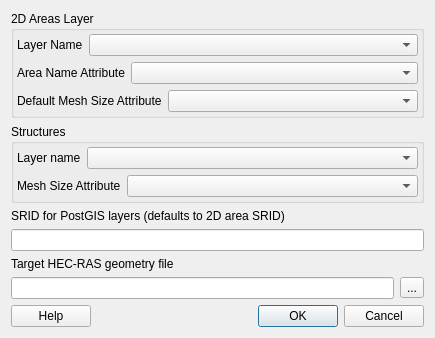
<?xml version="1.0" encoding="UTF-8"?>
<ui version="4.0">
 <class>AreaMesh</class>
 <widget class="QWidget" name="AreaMesh">
  <property name="geometry">
   <rect>
    <x>0</x>
    <y>0</y>
    <width>435</width>
    <height>327</height>
   </rect>
  </property>
  <property name="windowTitle">
   <string>Create 2D Areas</string>
  </property>
  <layout class="QGridLayout" name="gridLayout">
   <item row="0" column="0">
    <layout class="QVBoxLayout" name="verticalLayout">
     <item>
      <widget class="QGroupBox" name="groupBox">
       <property name="title">
        <string>2D Areas Layer</string>
       </property>
       <layout class="QGridLayout" name="gridLayout_2" rowstretch="0">
        <property name="margin">
         <number>3</number>
        </property>
        <item row="0" column="0">
         <layout class="QVBoxLayout" name="verticalLayout_2">
          <item>
           <layout class="QHBoxLayout" name="horizontalLayout_3">
            <item>
             <widget class="QLabel" name="label">
              <property name="text">
               <string>Layer Name</string>
              </property>
              <property name="buddy">
               <cstring>cbo2dAreas</cstring>
              </property>
             </widget>
            </item>
            <item>
             <widget class="QComboBox" name="cbo2dAreas">
              <property name="sizePolicy">
               <sizepolicy hsizetype="MinimumExpanding" vsizetype="Fixed">
                <horstretch>0</horstretch>
                <verstretch>0</verstretch>
               </sizepolicy>
              </property>
              <property name="minimumSize">
               <size>
                <width>0</width>
                <height>0</height>
               </size>
              </property>
              <property name="acceptDrops">
               <bool>false</bool>
              </property>
              <property name="minimumContentsLength">
               <number>0</number>
              </property>
              <property name="frame">
               <bool>true</bool>
              </property>
             </widget>
            </item>
           </layout>
          </item>
          <item>
           <layout class="QHBoxLayout" name="horizontalLayout_4">
            <item>
             <widget class="QLabel" name="AreaNameAttributeLabel">
              <property name="text">
               <string>Area Name Attribute</string>
              </property>
              <property name="buddy">
               <cstring>cbo2dAreasNameAttr</cstring>
              </property>
             </widget>
            </item>
            <item>
             <widget class="QComboBox" name="cbo2dAreasNameAttr">
              <property name="sizePolicy">
               <sizepolicy hsizetype="MinimumExpanding" vsizetype="Fixed">
                <horstretch>0</horstretch>
                <verstretch>0</verstretch>
               </sizepolicy>
              </property>
             </widget>
            </item>
           </layout>
          </item>
          <item>
           <layout class="QHBoxLayout" name="horizontalLayout_5">
            <property name="spacing">
             <number>6</number>
            </property>
            <item>
             <widget class="QLabel" name="AreaNameAttributeLabel_2">
              <property name="text">
               <string>Default Mesh Size Attribute</string>
              </property>
              <property name="buddy">
               <cstring>cbo2dAreasMeshSizeAttr</cstring>
              </property>
             </widget>
            </item>
            <item>
             <widget class="QComboBox" name="cbo2dAreasMeshSizeAttr">
              <property name="sizePolicy">
               <sizepolicy hsizetype="MinimumExpanding" vsizetype="Fixed">
                <horstretch>0</horstretch>
                <verstretch>0</verstretch>
               </sizepolicy>
              </property>
             </widget>
            </item>
           </layout>
          </item>
         </layout>
        </item>
       </layout>
      </widget>
     </item>
     <item>
      <widget class="QGroupBox" name="groupBox_2">
       <property name="title">
        <string>Structures</string>
       </property>
       <layout class="QGridLayout" name="gridLayout_3">
        <property name="margin">
         <number>3</number>
        </property>
        <item row="0" column="0">
         <layout class="QVBoxLayout" name="verticalLayout_3">
          <item>
           <layout class="QHBoxLayout" name="horizontalLayout_6">
            <item>
             <widget class="QLabel" name="AreaNameAttributeLabel_3">
              <property name="text">
               <string>Layer name</string>
              </property>
              <property name="buddy">
               <cstring>cboStructures</cstring>
              </property>
             </widget>
            </item>
            <item>
             <widget class="QComboBox" name="cboStructures">
              <property name="sizePolicy">
               <sizepolicy hsizetype="MinimumExpanding" vsizetype="Fixed">
                <horstretch>0</horstretch>
                <verstretch>0</verstretch>
               </sizepolicy>
              </property>
             </widget>
            </item>
           </layout>
          </item>
          <item>
           <layout class="QHBoxLayout" name="horizontalLayout_7">
            <item>
             <widget class="QLabel" name="AreaNameAttributeLabel_4">
              <property name="text">
               <string>Mesh Size Attribute</string>
              </property>
              <property name="buddy">
               <cstring>cboStructureMeshSizeAttr</cstring>
              </property>
             </widget>
            </item>
            <item>
             <widget class="QComboBox" name="cboStructureMeshSizeAttr">
              <property name="sizePolicy">
               <sizepolicy hsizetype="MinimumExpanding" vsizetype="Fixed">
                <horstretch>0</horstretch>
                <verstretch>0</verstretch>
               </sizepolicy>
              </property>
             </widget>
            </item>
           </layout>
          </item>
         </layout>
        </item>
       </layout>
       <zorder>horizontalLayoutWidget</zorder>
       <zorder>label_2</zorder>
       <zorder>labelSrid</zorder>
       <zorder>AreaNameAttributeLabel_4</zorder>
       <zorder>AreaNameAttributeLabel_3</zorder>
       <zorder>lineEditSrid</zorder>
       <zorder>cboStructureMeshSizeAttr</zorder>
       <zorder>cboStructures</zorder>
       <zorder>AreaNameAttributeLabel_4</zorder>
       <zorder>AreaNameAttributeLabel_3</zorder>
       <zorder>cboStructureMeshSizeAttr</zorder>
       <zorder>cboStructures</zorder>
      </widget>
     </item>
     <item>
      <widget class="QLabel" name="labelSrid">
       <property name="text">
        <string>SRID for PostGIS layers (defaults to 2D area SRID)</string>
       </property>
       <property name="buddy">
        <cstring>lineEditSrid</cstring>
       </property>
      </widget>
     </item>
     <item>
      <widget class="QLineEdit" name="lineEditSrid">
       <property name="text">
        <string/>
       </property>
       <property name="placeholderText">
        <string/>
       </property>
      </widget>
     </item>
     <item>
      <widget class="QLabel" name="label_2">
       <property name="text">
        <string>Target HEC-RAS geometry file</string>
       </property>
      </widget>
     </item>
     <item>
      <layout class="QHBoxLayout" name="horizontalLayout_2">
       <item>
        <widget class="QLineEdit" name="lineEditGeoFile">
         <property name="placeholderText">
          <string/>
         </property>
        </widget>
       </item>
       <item>
        <widget class="QToolButton" name="geoFileBtn">
         <property name="text">
          <string>...</string>
         </property>
        </widget>
       </item>
      </layout>
     </item>
     <item>
      <layout class="QHBoxLayout" name="horizontalLayout">
       <item>
        <widget class="QPushButton" name="helpButton">
         <property name="text">
          <string>Help</string>
         </property>
        </widget>
       </item>
       <item>
        <widget class="QDialogButtonBox" name="buttonBox">
         <property name="standardButtons">
          <set>QDialogButtonBox::Cancel|QDialogButtonBox::Ok</set>
         </property>
        </widget>
       </item>
      </layout>
     </item>
    </layout>
   </item>
  </layout>
 </widget>
 <resources/>
 <connections/>
</ui>
